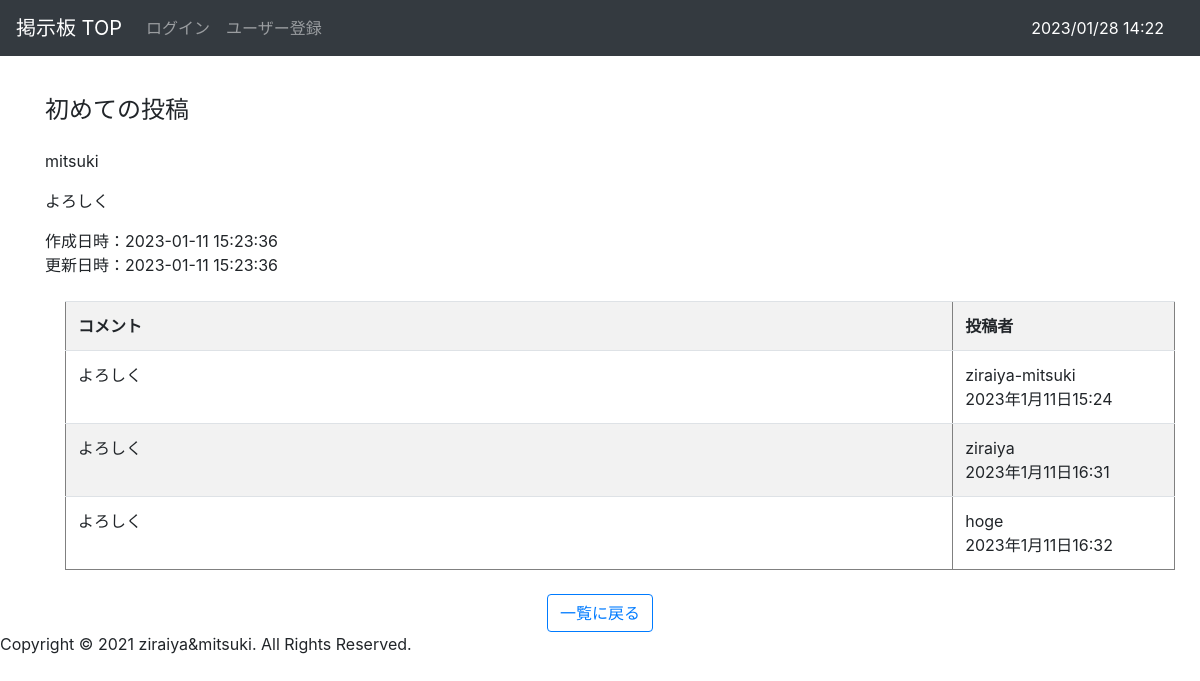
Screenshot of /bbs/11/ with the database file from the repository.
### bbs/models.py (models this page shows, shortened)
class Article(models.Model):
    title = models.CharField(max_length = 200)
    content = models.TextField(max_length=1000)
    author = models.ForeignKey(
        'auth.User',
        on_delete = models.CASCADE,
    )
    created_at = models.DateTimeField(auto_now_add=True)
    updated_at = models.DateTimeField(auto_now=True)

class Comment(models.Model):
    text = models.TextField('本文')
    target = models.ForeignKey(Article, on_delete=models.CASCADE)
    author = models.ForeignKey(
        'auth.User',
        on_delete = models.CASCADE,
    )
    created_at = models.DateTimeField(auto_now_add=True)

### bbs/views.py (the view)
# urls.py: path('<int:pk>/', views.DetailView.as_view(), name='detail'),
class DetailView(generic.DetailView):
    model = Article
    def get_context_data(self, **kwargs):
        context = super().get_context_data(**kwargs)
        context['comment_form'] = CommentCreateForm
        return context

### bbs/templatetags/markdown_extras.py (called while the page is built)
@register.filter()
@stringfilter
def markdown(value):
    return md.markdown(value, extensions=['markdown.extensions.fenced_code'])

### bbs/templates/bbs/article_detail.html (shortened to what this page needs)
{% extends 'layout.html' %}
{% load markdown_extras %}
{% block content %}
<h1 class="mt-3 mb-4">{{ article.title }}</h1>
<div>
    <p>{{ article.author }}</p>
    <p>{{ article.content|markdown|safe }}</p>
    <p>作成日時：{{ article.created_at|date:"Y-m-j H:i:s" }}<br>
        更新日時：{{ article.updated_at|date:"Y-m-j H:i:s" }}</p>
</div>
<table class='table table-striped table-hover' border="1" style="margin: 20px;">
    <tr>
        <th>コメント</th>
        <th width=20%>投稿者</th>
    </tr>
    {% for comment in article.comment_set.all %}
    <tr>
        <td>
            <p>{{ comment.text }}</p>
        </td>
        <td>
            {{ comment.author }}<br>{{ comment.created_at }}<br>
        </td>
    </tr>
    {% endfor %}
</table>
<div class='mt-4' style="text-align: center">
    <a href='{% url "bbs:index" %}' class='btn btn-outline-primary'>一覧に戻る</a>
</div>
{% endblock %}

### templates/layout.html (style rules this page uses)
body { padding-top: 80px; }
h1 { font-size: 150%; }

### rows the page displays
Article: title "初めての投稿", author "mitsuki", content "よろしく", created_at "2023-01-11 15:23:36", updated_at "2023-01-11 15:23:36"
Comment: text "よろしく", author "ziraiya-mitsuki", created_at "2023年1月11日15:24"
Comment: text "よろしく", author "ziraiya", created_at "2023年1月11日16:31"
Comment: text "よろしく", author "hoge", created_at "2023年1月11日16:32"
